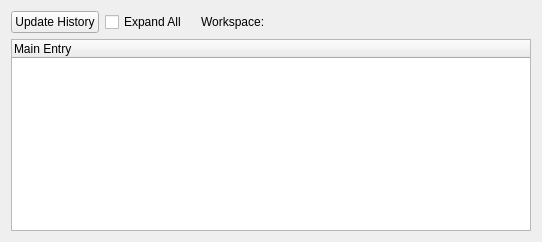
      <widget class="QWidget" name="tabHistory">
       <attribute name="title">
        <string>History</string>
       </attribute>
       <layout class="QVBoxLayout" name="verticalLayout_3">
        <item>
         <layout class="QVBoxLayout" name="verticalLayout">
          <item>
           <layout class="QHBoxLayout" name="horizontalLayout">
            <item>
             <widget class="QPushButton" name="MPLpushButtonUpdateHistory">
              <property name="maximumSize">
               <size>
                <width>130</width>
                <height>23</height>
               </size>
              </property>
              <property name="text">
               <string>Update History</string>
              </property>
             </widget>
            </item>
            <item>
             <widget class="QCheckBox" name="MPLcheckBoxExpandAll">
              <property name="minimumSize">
               <size>
                <width>90</width>
                <height>0</height>
               </size>
              </property>
              <property name="maximumSize">
               <size>
                <width>90</width>
                <height>16777215</height>
               </size>
              </property>
              <property name="text">
               <string>Expand All</string>
              </property>
             </widget>
            </item>
            <item>
             <widget class="QLabel" name="MPLlabelWSName">
              <property name="minimumSize">
               <size>
                <width>330</width>
                <height>20</height>
               </size>
              </property>
              <property name="maximumSize">
               <size>
                <width>330</width>
                <height>30</height>
               </size>
              </property>
              <property name="text">
               <string>Workspace:</string>
              </property>
             </widget>
            </item>
           </layout>
          </item>
          <item>
           <widget class="QTreeWidget" name="treeWidgetHistory">
            <column>
             <property name="text">
              <string>Main Entry</string>
             </property>
            </column>
           </widget>
          </item>
         </layout>
        </item>
       </layout>
      </widget>
